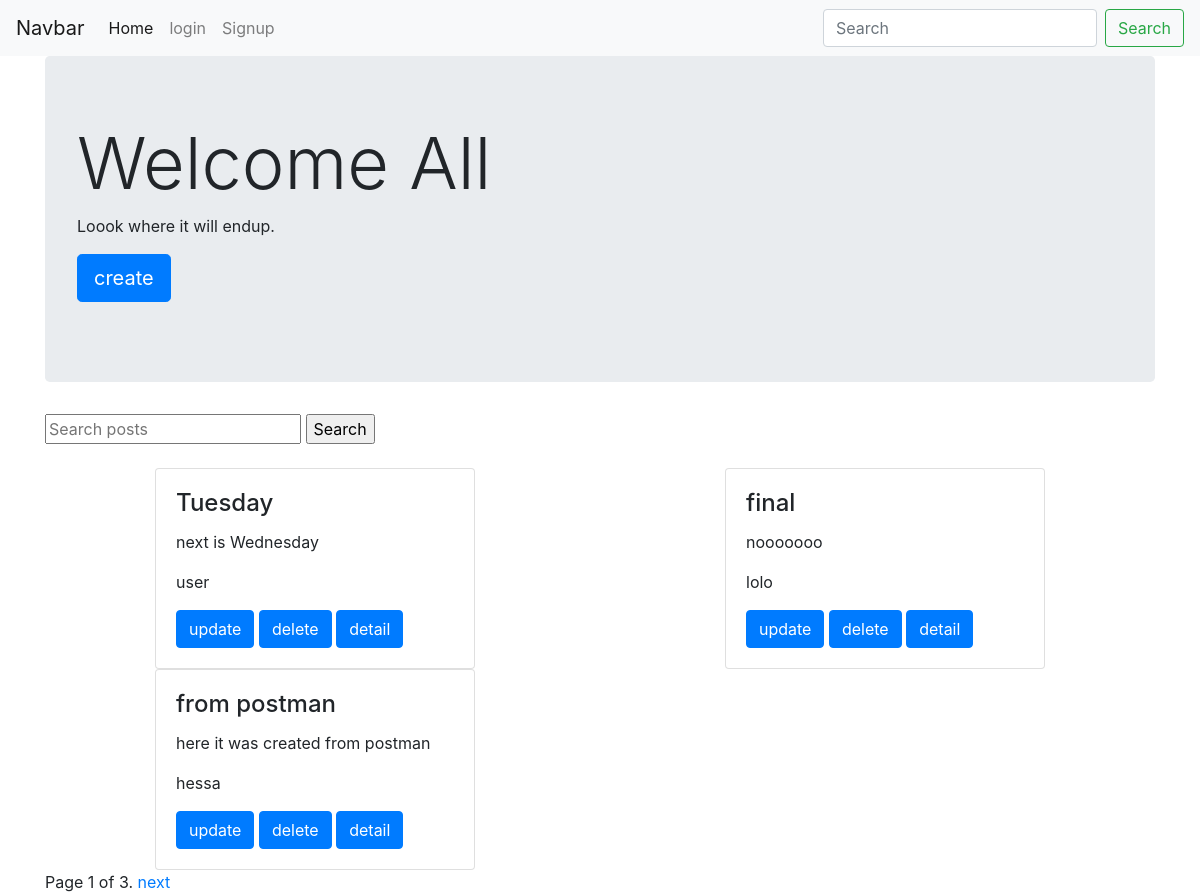
Page /posts/list/ on the earlier database version.
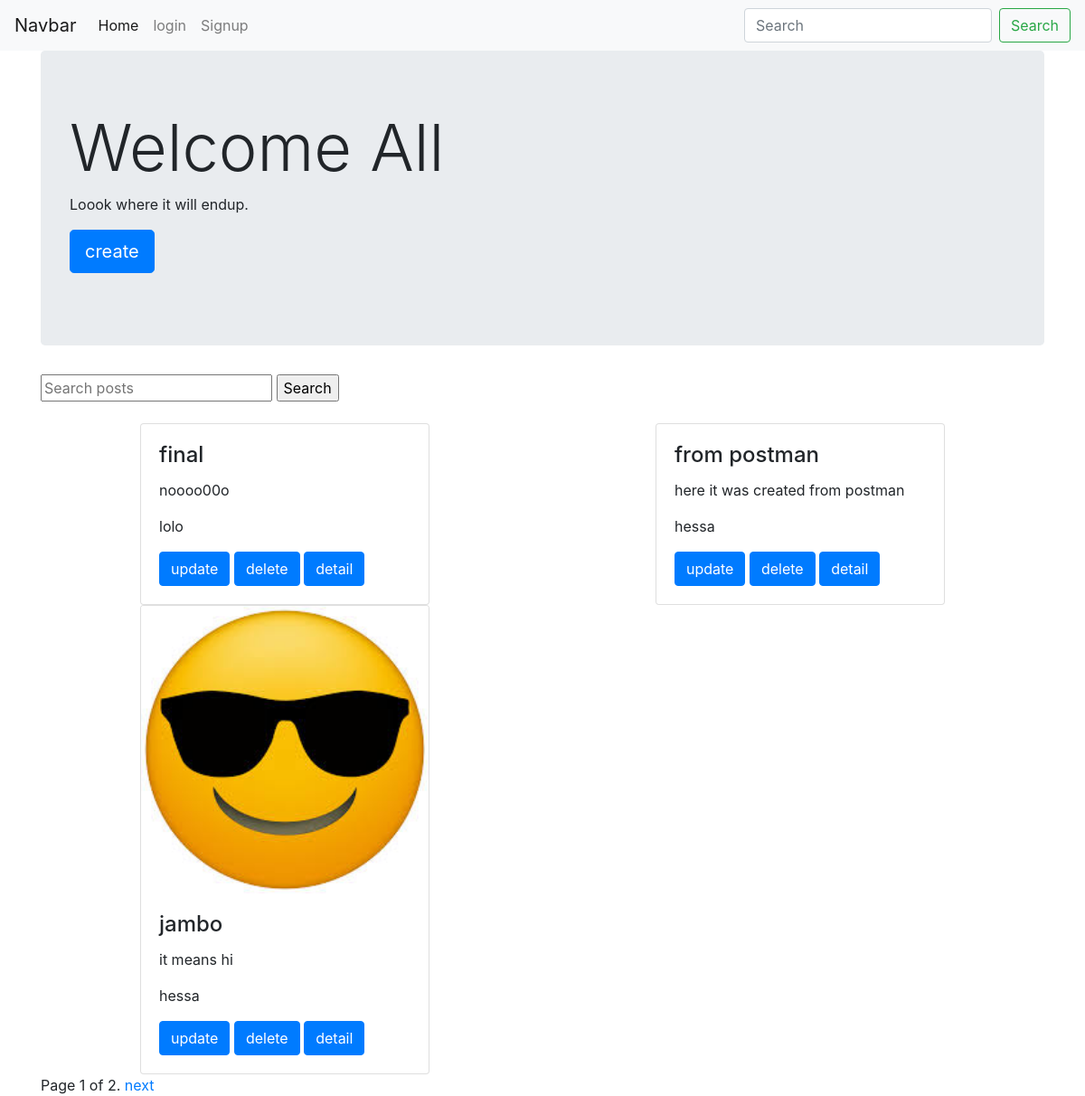
Same page on the later database version.
### posts/models.py (models this page shows, shortened)
class Post(models.Model):
    title = models.CharField(max_length=120)
    author = models.ForeignKey(User, default=1)
    content = models.TextField()
    timestamp = models.DateTimeField(auto_now=False,auto_now_add=True)
    img = models.ImageField(null=True, blank=True, upload_to="post_images")
    slug = models.SlugField(unique=True)
    created = models.DateTimeField(auto_now_add=True)
    updated = models.DateTimeField(auto_now=True, auto_now_add=False)
    publish_date = models.DateField()
    draft = models.BooleanField(default=False)
    class Meta:
        ordering=['title']

### posts/views.py (the view, shortened to what this page needs)
def post_list(request):
    today = timezone.now().date()
    object_list = Post.objects.filter(draft=False).filter(publish_date__lte=today)
    if request.user.is_staff or request.user.is_superuser:
        object_list = Post.objects.all()
    query = request.GET.get("hessa")
    paginator = Paginator(object_list, 3) # Show 25 contacts per page
    number = request.GET.get('page')
    try:
        object_list = paginator.page(number)
    except PageNotAnInteger:
        object_list = paginator.page(1)
    except EmptyPage:
        object_list = paginator.page(paginator.num_pages)
    context = {
    "post_items": object_list,
    "title": "List",
    "user" :request.user,
    "today":today
    }
    return render(request,"list.html", context)

### posts/templates/list.html (shortened to what this page needs)
{%extends "base.html"%}
{% block content %}
    <div class="jumbotron">
  <h1 class="display-3">Welcome All</h1>
  <p>Loook where it will endup.</p>
  <p class="lead">
    <a class="btn btn-primary btn-lg" href="{% url 'create'%}" role="button">create</a>
  </p>
</div>
<form action="{% url 'list' %}" method="GET">
    <input type="text" name='hessa' placeholder="Search posts"value="{{request.GET.g}}">
    <input type="submit" value="Search">
</form>
<br>
<div class="row">
	{% for item in post_items %}
    <div class="col-sm-12 col-md-6 d-flex justify-content-around">
        <div class="card" style="width: 20rem;">
            {% if item.img %}
                <img class="card-img-top" src="{{item.img.url}}" alt="Card image cap">
            {% endif %}
          <div class="card-body">
            <h4 class="card-title">{{item.title}}</h4>
            <p class="card-text">{{item.content}}</p>
            <p class="card-text">{{item.author}}</p>
            <a href="{% url 'update' post_slug=item.slug%}" class="btn btn-primary">update</a>
            <a href="{% url 'delete' post_slug=item.slug%}" class="btn btn-primary">delete</a>
            <a href="{% url 'detail' post_slug=item.slug%}" class="btn btn-primary">detail</a>
          </div>
        </div>
    </div>
	{%endfor%}
</div>
	<div class="pagination">
	    <span class="step-links">
	        <span class="current">
	            Page {{ post_items.number }} of {{ post_items.paginator.num_pages }}.
	        </span>
	        {% if post_items.has_next %}
	            <a href="?page={{ post_items.next_page_number }}"&hessa={{ request.GET.hessa }}>next</a>
	        {% endif %}
	    </span>
	</div>
{% endblock content %}

### posts/templates/base.html (shortened to what this page needs)
<!DOCTYPE html>
<html lang="en">
<head>
	<link rel="stylesheet" href="https://maxcdn.bootstrapcdn.com/bootstrap/4.0.0-beta.2/css/bootstrap.min.css">
	<link href="https://maxcdn.bootstrapcdn.com/font-awesome/4.7.0/css/font-awesome.min.css" rel="stylesheet">
</head>
<body>
{% include "navbar.html" %}
    <div class="container">
	{% block content %}
	{% endblock content %}
	</div>
</body>
</html>

### posts/templates/navbar.html (shortened to what this page needs)
<nav class="navbar navbar-expand-lg navbar-light bg-light">
  <a class="navbar-brand" href="#">Navbar</a>
  <div class="collapse navbar-collapse" id="navbarSupportedContent">
    <ul class="navbar-nav mr-auto">
      <li class="nav-item active">
      <a class="nav-link" href="{% url 'list' %}">Home <span class="sr-only">(current)</span></a>
      </li>
      {% if request.user.is_authenticated %}
      <li class="nav-item">
        <a class="nav-link" href="{% url 'log_out' %}">logout</a>
      </li>
      <li class="nav-item">
        <a class="nav-link disabled">{{request.user}}</a>
      </li>
      {% else %}
      <li class="nav-item">
        <a class="nav-link" href="{% url 'log_in' %}">login</a>
      </li>
      <li class="nav-item">
        <a class="nav-link" href="{% url 'sign_up' %}">Signup</a>
      </li>
      {% endif %}
    </ul>
    <form class="form-inline my-2 my-lg-0" action="{% url 'list' %}" method="GET">
      <input class="form-control mr-sm-2" name= 'q'type="search" placeholder="Search" aria-label="Search" value="{{request.GET.g}}">
      <button class="btn btn-outline-success my-2 my-sm-0" type="submit">Search</button>
    </form>
  </div>
</nav>

Differences in the rows shown:
removed Post: title "Tuesday", content "next is Wednesday", author "user"
changed Post "final": content "nooooooo" → "noooo00o"
now on this page (row unchanged): Post: img (picture), title "jambo", content "it means hi", author "hessa"
Other differences:
{{ post_items.paginator.num_pages }}: "3" → "2"
